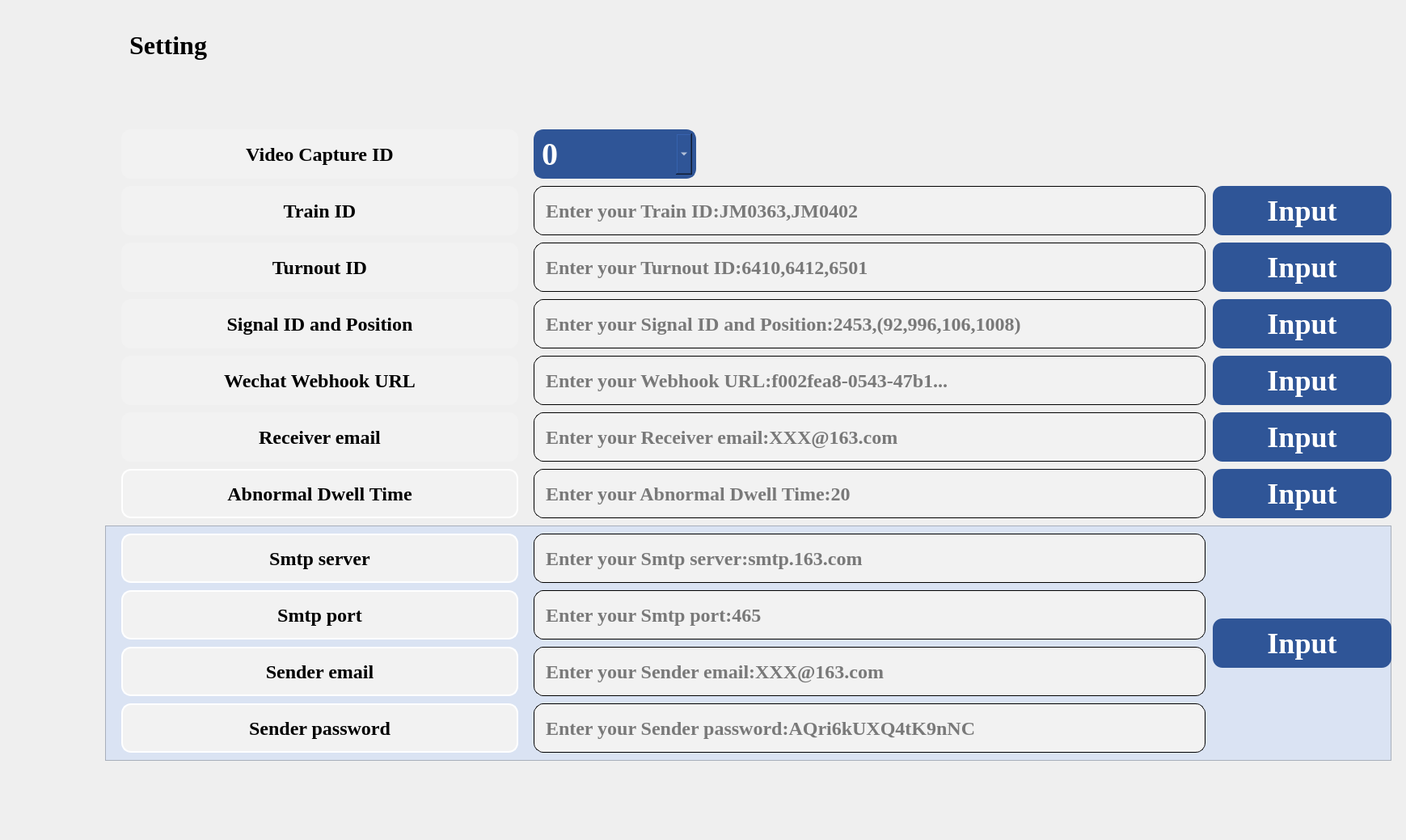
    <widget class="QWidget" name="page_12">
     <widget class="QLabel" name="label_14">
      <property name="geometry">
       <rect>
        <x>160</x>
        <y>20</y>
        <width>261</width>
        <height>71</height>
       </rect>
      </property>
      <property name="font">
       <font>
        <family>Times New Roman</family>
        <pointsize>24</pointsize>
        <weight>75</weight>
        <italic>false</italic>
        <bold>true</bold>
       </font>
      </property>
      <property name="styleSheet">
       <string notr="true">font: bold 24pt &quot;Times New Roman&quot;;
color:</string>
      </property>
      <property name="text">
       <string>Setting</string>
      </property>
     </widget>
     <widget class="QComboBox" name="comboBox_13">
      <property name="geometry">
       <rect>
        <x>660</x>
        <y>160</y>
        <width>201</width>
        <height>61</height>
       </rect>
      </property>
      <property name="font">
       <font>
        <family>Times New Roman</family>
        <pointsize>30</pointsize>
        <weight>75</weight>
        <bold>true</bold>
       </font>
      </property>
      <property name="styleSheet">
       <string notr="true">
QComboBox {
    padding: 5px;
    border: 5px solid #2f5597;
    border-radius: 10px;
color:rgb(255, 255, 255);
	background-color:#2f5597;
border-radius:12px;
}
QComboBox::drop-down {
    width: 20px;  /* 下拉箭头宽度 */
}</string>
      </property>
      <item>
       <property name="text">
        <string>0</string>
       </property>
      </item>
      <item>
       <property name="text">
        <string>1</string>
       </property>
      </item>
      <item>
       <property name="text">
        <string>2</string>
       </property>
      </item>
      <item>
       <property name="text">
        <string>3</string>
       </property>
      </item>
      <item>
       <property name="text">
        <string>4</string>
       </property>
      </item>
     </widget>
     <widget class="QLabel" name="label_19">
      <property name="geometry">
       <rect>
        <x>0</x>
        <y>0</y>
        <width>1730</width>
        <height>1030</height>
       </rect>
      </property>
      <property name="styleSheet">
       <string notr="true">border-image: url(:/images/images/background.jpg);
border-top-right-radius:100px;</string>
      </property>
      <property name="text">
       <string/>
      </property>
     </widget>
     <widget class="QPushButton" name="pushButton_29">
      <property name="geometry">
       <rect>
        <x>1500</x>
        <y>230</y>
        <width>221</width>
        <height>61</height>
       </rect>
      </property>
      <property name="font">
       <font>
        <family>Times New Roman</family>
        <pointsize>27</pointsize>
        <weight>75</weight>
        <bold>true</bold>
       </font>
      </property>
      <property name="styleSheet">
       <string notr="true">QPushButton {

    background-color: #2f5597;  /* 微软蓝 */
    color: white;
    border: none;              /* 去除默认边框 */
    padding: 8px 16px;         /* 内边距 */
    border-radius:12px;        /* 圆角 */
}

/* 鼠标悬停效果 */
QPushButton:hover {
    background-color: rgb(37, 68, 121);
}

/* 按下效果 */
QPushButton:pressed {
    background-color: #005A9E;
}</string>
      </property>
      <property name="text">
       <string>Input</string>
      </property>
     </widget>
     <widget class="QLineEdit" name="lineEdit_3">
      <property name="geometry">
       <rect>
        <x>660</x>
        <y>230</y>
        <width>831</width>
        <height>61</height>
       </rect>
      </property>
      <property name="font">
       <font>
        <family>Times New Roman</family>
        <pointsize>18</pointsize>
        <weight>75</weight>
        <bold>true</bold>
       </font>
      </property>
      <property name="styleSheet">
       <string notr="true">border:1px solid rgb(0, 0, 0);
background-color: rgb(242, 242, 242);
border-radius:12px</string>
      </property>
      <property name="text">
       <string/>
      </property>
      <property name="placeholderText">
       <string>  Enter your Train ID:JM0363,JM0402</string>
      </property>
     </widget>
     <widget class="QLabel" name="label">
      <property name="geometry">
       <rect>
        <x>150</x>
        <y>160</y>
        <width>491</width>
        <height>61</height>
       </rect>
      </property>
      <property name="font">
       <font>
        <family>Times New Roman</family>
        <pointsize>18</pointsize>
        <weight>75</weight>
        <bold>true</bold>
       </font>
      </property>
      <property name="styleSheet">
       <string notr="true">border:none;
background-color: rgb(242, 242, 242);
border-radius:12px</string>
      </property>
      <property name="text">
       <string>Video Capture ID</string>
      </property>
      <property name="alignment">
       <set>Qt::AlignCenter</set>
      </property>
     </widget>
     <widget class="QLabel" name="label_3">
      <property name="geometry">
       <rect>
        <x>150</x>
        <y>230</y>
        <width>491</width>
        <height>61</height>
       </rect>
      </property>
      <property name="font">
       <font>
        <family>Times New Roman</family>
        <pointsize>18</pointsize>
        <weight>75</weight>
        <bold>true</bold>
       </font>
      </property>
      <property name="styleSheet">
       <string notr="true">border:none;
background-color: rgb(242, 242, 242);
border-radius:12px</string>
      </property>
      <property name="text">
       <string>Train ID</string>
      </property>
      <property name="alignment">
       <set>Qt::AlignCenter</set>
      </property>
     </widget>
     <widget class="QLabel" name="label_9">
      <property name="geometry">
       <rect>
        <x>150</x>
        <y>300</y>
        <width>491</width>
        <height>61</height>
       </rect>
      </property>
      <property name="font">
       <font>
        <family>Times New Roman</family>
        <pointsize>18</pointsize>
        <weight>75</weight>
        <bold>true</bold>
       </font>
      </property>
      <property name="styleSheet">
       <string notr="true">border:none;
background-color: rgb(242, 242, 242);
border-radius:12px</string>
      </property>
      <property name="text">
       <string>Turnout ID</string>
      </property>
      <property name="alignment">
       <set>Qt::AlignCenter</set>
      </property>
     </widget>
     <widget class="QLabel" name="label_20">
      <property name="geometry">
       <rect>
        <x>150</x>
        <y>370</y>
        <width>491</width>
        <height>61</height>
       </rect>
      </property>
      <property name="font">
       <font>
        <family>Times New Roman</family>
        <pointsize>18</pointsize>
        <weight>75</weight>
        <bold>true</bold>
       </font>
      </property>
      <property name="styleSheet">
       <string notr="true">border:none;
background-color: rgb(242, 242, 242);
border-radius:12px</string>
      </property>
      <property name="text">
       <string>Signal ID and Position</string>
      </property>
      <property name="alignment">
       <set>Qt::AlignCenter</set>
      </property>
     </widget>
     <widget class="QLabel" name="label_21">
      <property name="geometry">
       <rect>
        <x>150</x>
        <y>440</y>
        <width>491</width>
        <height>61</height>
       </rect>
      </property>
      <property name="font">
       <font>
        <family>Times New Roman</family>
        <pointsize>18</pointsize>
        <weight>75</weight>
        <bold>true</bold>
       </font>
      </property>
      <property name="styleSheet">
       <string notr="true">border:none;
background-color: rgb(242, 242, 242);
border-radius:12px</string>
      </property>
      <property name="text">
       <string>Wechat Webhook URL</string>
      </property>
      <property name="alignment">
       <set>Qt::AlignCenter</set>
      </property>
     </widget>
     <widget class="QLabel" name="label_22">
      <property name="geometry">
       <rect>
        <x>150</x>
        <y>510</y>
        <width>491</width>
        <height>61</height>
       </rect>
      </property>
      <property name="font">
       <font>
        <family>Times New Roman</family>
        <pointsize>18</pointsize>
        <weight>75</weight>
        <bold>true</bold>
       </font>
      </property>
      <property name="styleSheet">
       <string notr="true">border:none;
background-color: rgb(242, 242, 242);
border-radius:12px</string>
      </property>
      <property name="text">
       <string>Receiver email</string>
      </property>
      <property name="alignment">
       <set>Qt::AlignCenter</set>
      </property>
     </widget>
     <widget class="QFrame" name="frame_37">
      <property name="geometry">
       <rect>
        <x>130</x>
        <y>650</y>
        <width>1591</width>
        <height>291</height>
       </rect>
      </property>
      <property name="styleSheet">
       <string notr="true">QFrame#frame_37 {
    background-color: rgb(218, 227, 243);
}</string>
      </property>
      <property name="frameShape">
       <enum>QFrame::StyledPanel</enum>
      </property>
      <property name="frameShadow">
       <enum>QFrame::Raised</enum>
      </property>
      <widget class="QLabel" name="label_24">
       <property name="geometry">
        <rect>
         <x>20</x>
         <y>10</y>
         <width>491</width>
         <height>61</height>
        </rect>
       </property>
       <property name="font">
        <font>
         <family>Times New Roman</family>
         <pointsize>18</pointsize>
         <weight>75</weight>
         <bold>true</bold>
        </font>
       </property>
       <property name="styleSheet">
        <string notr="true">border:2px solid rgb(255, 255, 255);
background-color: rgb(242, 242, 242);
border-radius:12px</string>
       </property>
       <property name="text">
        <string>Smtp server</string>
       </property>
       <property name="alignment">
        <set>Qt::AlignCenter</set>
       </property>
      </widget>
      <widget class="QLabel" name="label_25">
       <property name="geometry">
        <rect>
         <x>20</x>
         <y>80</y>
         <width>491</width>
         <height>61</height>
        </rect>
       </property>
       <property name="font">
        <font>
         <family>Times New Roman</family>
         <pointsize>18</pointsize>
         <weight>75</weight>
         <bold>true</bold>
        </font>
       </property>
       <property name="styleSheet">
        <string notr="true">border:2px solid rgb(255, 255, 255);
background-color: rgb(242, 242, 242);
border-radius:12px</string>
       </property>
       <property name="text">
        <string>Smtp port</string>
       </property>
       <property name="alignment">
        <set>Qt::AlignCenter</set>
       </property>
      </widget>
      <widget class="QLabel" name="label_26">
       <property name="geometry">
        <rect>
         <x>20</x>
         <y>150</y>
         <width>491</width>
         <height>61</height>
        </rect>
       </property>
       <property name="font">
        <font>
         <family>Times New Roman</family>
         <pointsize>18</pointsize>
         <weight>75</weight>
         <bold>true</bold>
        </font>
       </property>
       <property name="styleSheet">
        <string notr="true">border:2px solid rgb(255, 255, 255);
background-color: rgb(242, 242, 242);
border-radius:12px</string>
       </property>
       <property name="text">
        <string>Sender email</string>
       </property>
       <property name="alignment">
        <set>Qt::AlignCenter</set>
       </property>
      </widget>
      <widget class="QLabel" name="label_27">
       <property name="geometry">
        <rect>
         <x>20</x>
         <y>220</y>
         <width>491</width>
         <height>61</height>
        </rect>
       </property>
       <property name="font">
        <font>
         <family>Times New Roman</family>
         <pointsize>18</pointsize>
         <weight>75</weight>
         <bold>true</bold>
        </font>
       </property>
       <property name="styleSheet">
        <string notr="true">border:2px solid rgb(255, 255, 255);
background-color: rgb(242, 242, 242);
border-radius:12px</string>
       </property>
       <property name="text">
        <string>Sender password</string>
       </property>
       <property name="alignment">
        <set>Qt::AlignCenter</set>
       </property>
      </widget>
      <widget class="QLineEdit" name="lineEdit_8">
       <property name="geometry">
        <rect>
         <x>530</x>
         <y>10</y>
         <width>831</width>
         <height>61</height>
        </rect>
       </property>
       <property name="font">
        <font>
         <family>Times New Roman</family>
         <pointsize>18</pointsize>
         <weight>75</weight>
         <bold>true</bold>
        </font>
       </property>
       <property name="styleSheet">
        <string notr="true">border:1px solid rgb(0, 0, 0);
background-color: rgb(242, 242, 242);
border-radius:12px</string>
       </property>
       <property name="text">
        <string/>
       </property>
       <property name="placeholderText">
        <string>  Enter your Smtp server:smtp.163.com</string>
       </property>
      </widget>
      <widget class="QLineEdit" name="lineEdit_9">
       <property name="geometry">
        <rect>
         <x>530</x>
         <y>80</y>
         <width>831</width>
         <height>61</height>
        </rect>
       </property>
       <property name="font">
        <font>
         <family>Times New Roman</family>
         <pointsize>18</pointsize>
         <weight>75</weight>
         <bold>true</bold>
        </font>
       </property>
       <property name="styleSheet">
        <string notr="true">border:1px solid rgb(0, 0, 0);
background-color: rgb(242, 242, 242);
border-radius:12px</string>
       </property>
       <property name="text">
        <string/>
       </property>
       <property name="placeholderText">
        <string>  Enter your Smtp port:465</string>
       </property>
      </widget>
      <widget class="QLineEdit" name="lineEdit_10">
       <property name="geometry">
        <rect>
         <x>530</x>
         <y>150</y>
         <width>831</width>
         <height>61</height>
        </rect>
       </property>
       <property name="font">
        <font>
         <family>Times New Roman</family>
         <pointsize>18</pointsize>
         <weight>75</weight>
         <bold>true</bold>
        </font>
       </property>
       <property name="styleSheet">
        <string notr="true">border:1px solid rgb(0, 0, 0);
background-color: rgb(242, 242, 242);
border-radius:12px</string>
       </property>
       <property name="text">
        <string/>
       </property>
       <property name="placeholderText">
        <string>  Enter your Sender email:XXX@163.com</string>
       </property>
      </widget>
      <widget class="QLineEdit" name="lineEdit_11">
       <property name="geometry">
        <rect>
         <x>530</x>
         <y>220</y>
         <width>831</width>
         <height>61</height>
        </rect>
       </property>
       <property name="font">
        <font>
         <family>Times New Roman</family>
         <pointsize>18</pointsize>
         <weight>75</weight>
         <bold>true</bold>
        </font>
       </property>
       <property name="styleSheet">
        <string notr="true">border:1px solid rgb(0, 0, 0);
background-color: rgb(242, 242, 242);
border-radius:12px</string>
       </property>
       <property name="text">
        <string/>
       </property>
       <property name="placeholderText">
        <string>  Enter your Sender password:AQri6kUXQ4tK9nNC</string>
       </property>
      </widget>
      <widget class="QPushButton" name="pushButton_55">
       <property name="geometry">
        <rect>
         <x>1370</x>
         <y>115</y>
         <width>221</width>
         <height>61</height>
        </rect>
       </property>
       <property name="font">
        <font>
         <family>Times New Roman</family>
         <pointsize>27</pointsize>
         <weight>75</weight>
         <bold>true</bold>
        </font>
       </property>
       <property name="styleSheet">
        <string notr="true">QPushButton {

    background-color: #2f5597;  /* 微软蓝 */
    color: white;
    border: none;              /* 去除默认边框 */
    padding: 8px 16px;         /* 内边距 */
    border-radius:12px;        /* 圆角 */
}

/* 鼠标悬停效果 */
QPushButton:hover {
    background-color: rgb(37, 68, 121);
}

/* 按下效果 */
QPushButton:pressed {
    background-color: #005A9E;
}</string>
       </property>
       <property name="text">
        <string>Input</string>
       </property>
      </widget>
     </widget>
     <widget class="QLineEdit" name="lineEdit_4">
      <property name="geometry">
       <rect>
        <x>660</x>
        <y>300</y>
        <width>831</width>
        <height>61</height>
       </rect>
      </property>
      <property name="font">
       <font>
        <family>Times New Roman</family>
        <pointsize>18</pointsize>
        <weight>75</weight>
        <bold>true</bold>
       </font>
      </property>
      <property name="styleSheet">
       <string notr="true">border:1px solid rgb(0, 0, 0);
background-color: rgb(242, 242, 242);
border-radius:12px</string>
      </property>
      <property name="text">
       <string/>
      </property>
      <property name="placeholderText">
       <string>  Enter your Turnout ID:6410,6412,6501</string>
      </property>
     </widget>
     <widget class="QLineEdit" name="lineEdit_5">
      <property name="geometry">
       <rect>
        <x>660</x>
        <y>370</y>
        <width>831</width>
        <height>61</height>
       </rect>
      </property>
      <property name="font">
       <font>
        <family>Times New Roman</family>
        <pointsize>18</pointsize>
        <weight>75</weight>
        <bold>true</bold>
       </font>
      </property>
      <property name="styleSheet">
       <string notr="true">border:1px solid rgb(0, 0, 0);
background-color: rgb(242, 242, 242);
border-radius:12px</string>
      </property>
      <property name="text">
       <string/>
      </property>
      <property name="placeholderText">
       <string>  Enter your Signal ID and Position:2453,(92,996,106,1008)</string>
      </property>
     </widget>
     <widget class="QLineEdit" name="lineEdit_6">
      <property name="geometry">
       <rect>
        <x>660</x>
        <y>440</y>
        <width>831</width>
        <height>61</height>
       </rect>
      </property>
      <property name="font">
       <font>
        <family>Times New Roman</family>
        <pointsize>18</pointsize>
        <weight>75</weight>
        <bold>true</bold>
       </font>
      </property>
      <property name="styleSheet">
       <string notr="true">border:1px solid rgb(0, 0, 0);
background-color: rgb(242, 242, 242);
border-radius:12px</string>
      </property>
      <property name="text">
       <string/>
      </property>
      <property name="placeholderText">
       <string>  Enter your Webhook URL:f002fea8-0543-47b1...</string>
      </property>
     </widget>
     <widget class="QLineEdit" name="lineEdit_7">
      <property name="geometry">
       <rect>
        <x>660</x>
        <y>510</y>
        <width>831</width>
        <height>61</height>
       </rect>
      </property>
      <property name="font">
       <font>
        <family>Times New Roman</family>
        <pointsize>18</pointsize>
        <weight>75</weight>
        <bold>true</bold>
       </font>
      </property>
      <property name="styleSheet">
       <string notr="true">border:1px solid rgb(0, 0, 0);
background-color: rgb(242, 242, 242);
border-radius:12px</string>
      </property>
      <property name="text">
       <string/>
      </property>
      <property name="placeholderText">
       <string>  Enter your Receiver email:XXX@163.com</string>
      </property>
     </widget>
     <widget class="QPushButton" name="pushButton_30">
      <property name="geometry">
       <rect>
        <x>1500</x>
        <y>300</y>
        <width>221</width>
        <height>61</height>
       </rect>
      </property>
      <property name="font">
       <font>
        <family>Times New Roman</family>
        <pointsize>27</pointsize>
        <weight>75</weight>
        <bold>true</bold>
       </font>
      </property>
      <property name="styleSheet">
       <string notr="true">QPushButton {

    background-color: #2f5597;  /* 微软蓝 */
    color: white;
    border: none;              /* 去除默认边框 */
    padding: 8px 16px;         /* 内边距 */
    border-radius:12px;        /* 圆角 */
}

/* 鼠标悬停效果 */
QPushButton:hover {
    background-color: rgb(37, 68, 121);
}

/* 按下效果 */
QPushButton:pressed {
    background-color: #005A9E;
}</string>
      </property>
      <property name="text">
       <string>Input</string>
      </property>
     </widget>
     <widget class="QPushButton" name="pushButton_31">
      <property name="geometry">
       <rect>
        <x>1500</x>
        <y>370</y>
        <width>221</width>
        <height>61</height>
       </rect>
      </property>
      <property name="font">
       <font>
        <family>Times New Roman</family>
        <pointsize>27</pointsize>
        <weight>75</weight>
        <bold>true</bold>
       </font>
      </property>
      <property name="styleSheet">
       <string notr="true">QPushButton {

    background-color: #2f5597;  /* 微软蓝 */
    color: white;
    border: none;              /* 去除默认边框 */
    padding: 8px 16px;         /* 内边距 */
    border-radius:12px;        /* 圆角 */
}

/* 鼠标悬停效果 */
QPushButton:hover {
    background-color: rgb(37, 68, 121);
}

/* 按下效果 */
QPushButton:pressed {
    background-color: #005A9E;
}</string>
      </property>
      <property name="text">
       <string>Input</string>
      </property>
     </widget>
     <widget class="QPushButton" name="pushButton_53">
      <property name="geometry">
       <rect>
        <x>1500</x>
        <y>440</y>
        <width>221</width>
        <height>61</height>
       </rect>
      </property>
      <property name="font">
       <font>
        <family>Times New Roman</family>
        <pointsize>27</pointsize>
        <weight>75</weight>
        <bold>true</bold>
       </font>
      </property>
      <property name="styleSheet">
       <string notr="true">QPushButton {

    background-color: #2f5597;  /* 微软蓝 */
    color: white;
    border: none;              /* 去除默认边框 */
    padding: 8px 16px;         /* 内边距 */
    border-radius:12px;        /* 圆角 */
}

/* 鼠标悬停效果 */
QPushButton:hover {
    background-color: rgb(37, 68, 121);
}

/* 按下效果 */
QPushButton:pressed {
    background-color: #005A9E;
}</string>
      </property>
      <property name="text">
       <string>Input</string>
      </property>
     </widget>
     <widget class="QPushButton" name="pushButton_54">
      <property name="geometry">
       <rect>
        <x>1500</x>
        <y>510</y>
        <width>221</width>
        <height>61</height>
       </rect>
      </property>
      <property name="font">
       <font>
        <family>Times New Roman</family>
        <pointsize>27</pointsize>
        <weight>75</weight>
        <bold>true</bold>
       </font>
      </property>
      <property name="styleSheet">
       <string notr="true">QPushButton {

    background-color: #2f5597;  /* 微软蓝 */
    color: white;
    border: none;              /* 去除默认边框 */
    padding: 8px 16px;         /* 内边距 */
    border-radius:12px;        /* 圆角 */
}

/* 鼠标悬停效果 */
QPushButton:hover {
    background-color: rgb(37, 68, 121);
}

/* 按下效果 */
QPushButton:pressed {
    background-color: #005A9E;
}</string>
      </property>
      <property name="text">
       <string>Input</string>
      </property>
     </widget>
     <widget class="QLabel" name="label_28">
      <property name="geometry">
       <rect>
        <x>150</x>
        <y>580</y>
        <width>491</width>
        <height>61</height>
       </rect>
      </property>
      <property name="font">
       <font>
        <family>Times New Roman</family>
        <pointsize>18</pointsize>
        <weight>75</weight>
        <bold>true</bold>
       </font>
      </property>
      <property name="styleSheet">
       <string notr="true">border:2px solid rgb(255, 255, 255);
background-color: rgb(242, 242, 242);
border-radius:12px</string>
      </property>
      <property name="text">
       <string>Abnormal Dwell Time</string>
      </property>
      <property name="alignment">
       <set>Qt::AlignCenter</set>
      </property>
     </widget>
     <widget class="QLineEdit" name="lineEdit_12">
      <property name="geometry">
       <rect>
        <x>660</x>
        <y>580</y>
        <width>831</width>
        <height>61</height>
       </rect>
      </property>
      <property name="font">
       <font>
        <family>Times New Roman</family>
        <pointsize>18</pointsize>
        <weight>75</weight>
        <bold>true</bold>
       </font>
      </property>
      <property name="styleSheet">
       <string notr="true">border:1px solid rgb(0, 0, 0);
background-color: rgb(242, 242, 242);
border-radius:12px</string>
      </property>
      <property name="text">
       <string/>
      </property>
      <property name="placeholderText">
       <string>  Enter your Abnormal Dwell Time:20</string>
      </property>
     </widget>
     <widget class="QPushButton" name="pushButton_56">
      <property name="geometry">
       <rect>
        <x>1500</x>
        <y>580</y>
        <width>221</width>
        <height>61</height>
       </rect>
      </property>
      <property name="font">
       <font>
        <family>Times New Roman</family>
        <pointsize>27</pointsize>
        <weight>75</weight>
        <bold>true</bold>
       </font>
      </property>
      <property name="styleSheet">
       <string notr="true">QPushButton {

    background-color: #2f5597;  /* 微软蓝 */
    color: white;
    border: none;              /* 去除默认边框 */
    padding: 8px 16px;         /* 内边距 */
    border-radius:12px;        /* 圆角 */
}

/* 鼠标悬停效果 */
QPushButton:hover {
    background-color: rgb(37, 68, 121);
}

/* 按下效果 */
QPushButton:pressed {
    background-color: #005A9E;
}</string>
      </property>
      <property name="text">
       <string>Input</string>
      </property>
     </widget>
     <zorder>label_19</zorder>
     <zorder>label_14</zorder>
     <zorder>comboBox_13</zorder>
     <zorder>pushButton_29</zorder>
     <zorder>lineEdit_3</zorder>
     <zorder>label</zorder>
     <zorder>label_3</zorder>
     <zorder>label_9</zorder>
     <zorder>label_20</zorder>
     <zorder>label_21</zorder>
     <zorder>label_22</zorder>
     <zorder>lineEdit_4</zorder>
     <zorder>lineEdit_5</zorder>
     <zorder>lineEdit_6</zorder>
     <zorder>lineEdit_7</zorder>
     <zorder>pushButton_30</zorder>
     <zorder>pushButton_31</zorder>
     <zorder>pushButton_53</zorder>
     <zorder>pushButton_54</zorder>
     <zorder>frame_37</zorder>
     <zorder>label_28</zorder>
     <zorder>lineEdit_12</zorder>
     <zorder>pushButton_56</zorder>
    </widget>
